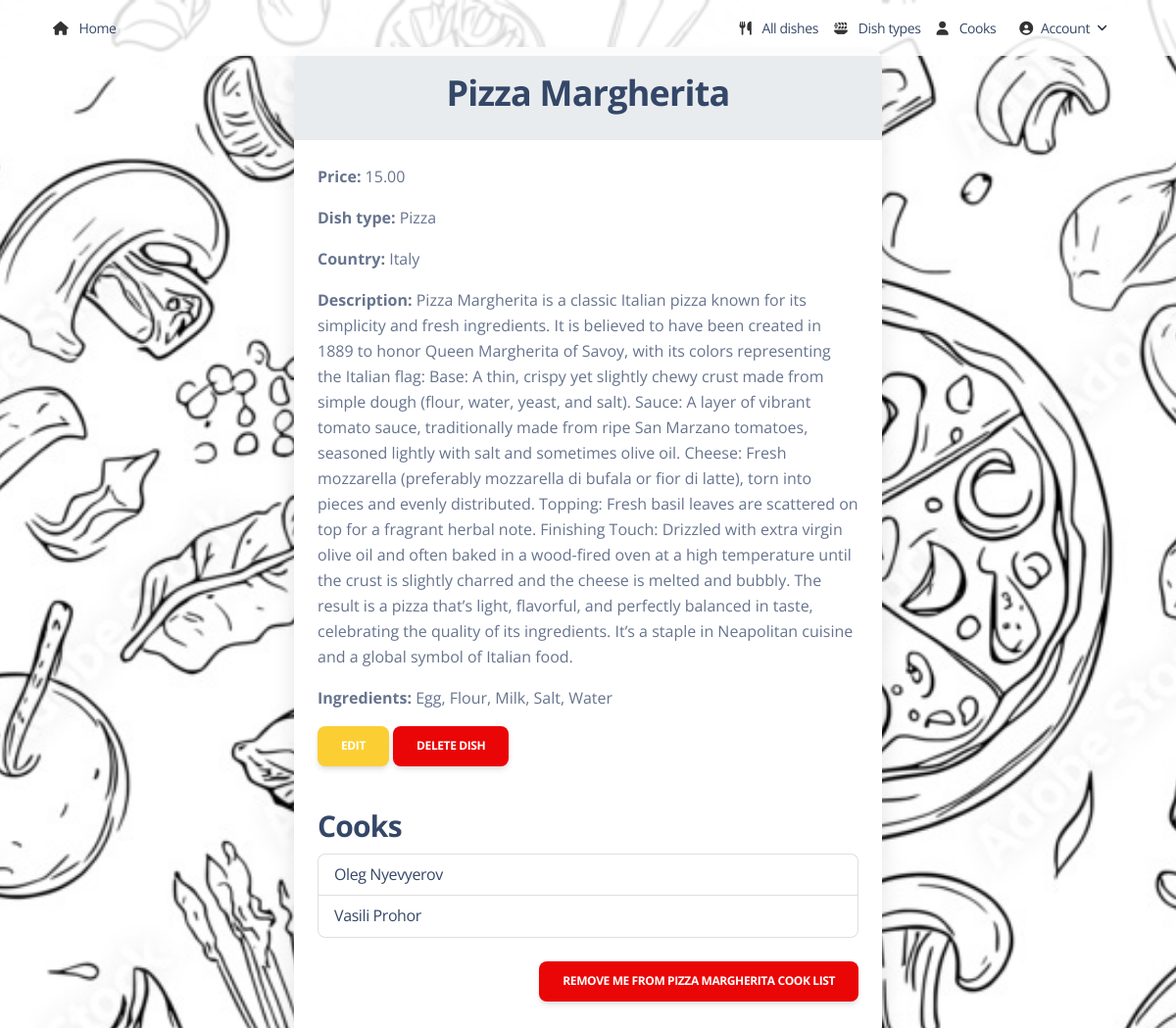
/dishes/3/detail/ (signed in), run on the app's committed database.
### kitchen/models.py (models this page shows, shortened)
class Dish(models.Model):
    name = models.CharField(
        max_length=69,
        unique=True,
        validators=[
            RegexValidator(
                regex=r'^[a-zA-Z\s\-]+$',
                message="The name can only contain letters, spaces and dashes."
            )
        ]
    )
    description = models.TextField()
    price = models.DecimalField(max_digits=5, decimal_places=2)
    dish_type = models.ForeignKey(DishType, on_delete=models.CASCADE)
    cooks = models.ManyToManyField(Cook, related_name="dishes")
    ingredients = models.ManyToManyField("Ingredient", related_name="dishes")
    class Meta:
        verbose_name = "Dish"
        verbose_name_plural = "Dishes"

class DishType(models.Model):
    name = models.CharField(max_length=69, unique=True)
    country = models.CharField(max_length=69, unique=False, blank=True, default="-")
    class Meta:
        ordering = ["name"]
    def __str__(self):
        return self.name

class Ingredient(models.Model):
    name = models.CharField(max_length=255, unique=True)
    class Meta:
        ordering = ["name"]
    def __str__(self):
        return self.name

class Cook(AbstractUser):
    years_of_experience = models.IntegerField(default=0)
    class Meta:
        verbose_name = "cook"
        verbose_name_plural = "cooks"

### kitchen/views.py (the view)
# urls.py: path("dishes/<int:pk>/detail/", DishDetailView.as_view(), name="dish-detail"),
class DishDetailView(LoginRequiredMixin, generic.DetailView):
    model = Dish

### templates/kitchen/dish_detail.html (shortened to what this page needs)
{% extends "base.html" %}
{% load static %}
{% block content %}
<div class="container mt-5">
  <div class="card shadow-lg mx-auto" style="border-radius: 15px; max-width: 600px;">
    <div class="card-header bg-light text-white">
      <h2 class="text-center mb-0 text-dark">{{ object.name }}</h2>
    </div>
    <div class="card-body text-muted">
      <p><strong>Price:</strong> {{ object.price }} </p>
      <p><strong>Dish type:</strong> {{ object.dish_type }}</p>
      {% if dish.dish_type.country %}
        <p><strong>Country:</strong> {{ object.dish_type.country }}</p>
      {% endif %}
      <p><strong>Description:</strong> {{ object.description }}</p>
      <p><strong>Ingredients:</strong> {{ object.ingredients.all|join:", " }}</p>
      <a href="{% url 'kitchen:dish-update' object.pk %}" class="btn btn-warning">Edit</a>
      <a href="{% url 'kitchen:dish-delete' object.pk %}" class="btn btn-danger">Delete dish</a>
      <h3 class="mt-4">Cooks</h3>
      <ul class="list-group mb-4">
        {% for cook in object.cooks.all %}
        <li class="list-group-item">
          <a href="{% url 'kitchen:cook-detail' cook.pk %}">
           {{ cook.first_name }} {{ cook.last_name }}
          </a>
        </li>
        {% empty %}
        <li class="list-group-item">No cooks assigned.</li>
        {% endfor %}
      </ul>
      <span style="float: right;">
        {% if user in object.cooks.all %}
          <form method="post" action="{% url 'kitchen:toggle-dish-assign' dish.pk %}" style="display: inline;">
              <button type="submit" class="btn btn-danger">
                Remove me from {{ object.name }} cook list
              </button>
          </form>
        {% endif %}
      </span>
    </div>
  </div>
</div>
{% endblock %}

### data on the page
Dish: name "Pizza Margherita", price "15.00", dish_type "Pizza", dish_type.country "Italy", description "Pizza Margherita is a classic Italian pizza known for its simplicity and fresh ingredients. It is believed to have been created in 1889 to honor Queen Margherita of Savoy, with its colors representing the Italian flag: Base: A thin, crispy yet slightly chewy crust made from simple dough (flour, water, yeast, and salt). Sauce: A layer of vibrant tomato sauce, traditionally made from ripe San Marzano tomatoes, seasoned lightly with salt and sometimes olive oil. Cheese: Fresh mozzarella (preferably mozzarella di bufala or fior di latte), torn into pieces and evenly distributed. Topping: Fresh basil leaves are scattered on top for a fragrant herbal note. Finishing Touch: Drizzled with extra…", ingredients.all "Egg, Flour, Milk, Salt, Water", name "PIZZA MARGHERITA"
Cook: first_name "Oleg", last_name "Nyevyerov"
Cook: first_name "Vasili", last_name "Prohor"
